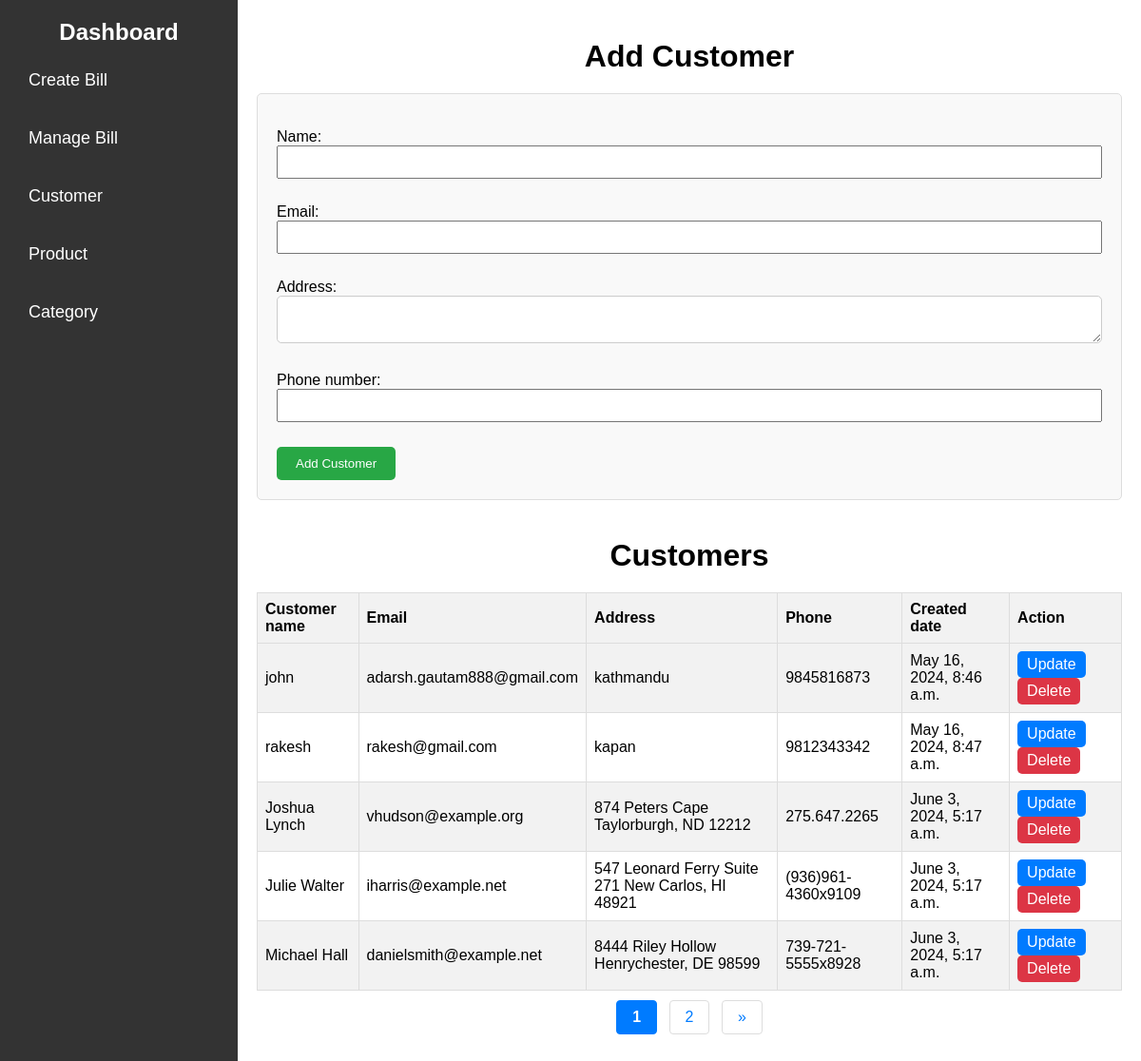
/create_bill/create_customer/, run on the app's committed database.
### invoice/models.py (models this page shows, shortened)
class Customer(models.Model):
    name = models.CharField(max_length=100)
    email = models.EmailField(unique=True)
    address = models.TextField()
    phone_number = models.CharField(max_length=20)
    created_at = models.DateTimeField(auto_now_add=True)

### invoice/views.py (the view)
# urls.py: path('create_bill/create_customer/', views.create_customer, name='create_customer'),
def create_customer(request):
    if request.method == 'POST':
        formc = CustomerForm(request.POST)
        if formc.is_valid():
            formc.save()
            return redirect('create_customer')
    else:
        formc = CustomerForm()
    customers = Customer.objects.all()
    page_obj = paginate_queryset(request,customers)
    return render(request, 'add_customer.html', {'formc': formc, 'page_obj': page_obj})

### invoice/forms.py
class CustomerForm(forms.ModelForm):
    class Meta:
        model = Customer
        fields = ['name', 'email', 'address', 'phone_number']

### invoice/page.py (called while the page is built)
def paginate_queryset(request, queryset, per_page=5):
    paginator = Paginator(queryset, per_page)
    page_number = request.GET.get('page')
    try:
        page_obj = paginator.get_page(page_number)
    except PageNotAnInteger:
        page_obj = paginator.page(1)
    except EmptyPage:
        page_obj = paginator.page(paginator.num_pages)
    return page_obj

### invoice/templates/add_customer.html (shortened to what this page needs)
{% extends 'home.html' %}
{% load static %}
{% block css %}
<link rel="stylesheet" href="{% static 'invoice/css/customer.css' %}">
{% endblock %}
{% block content %}
<h1>Add Customer</h1>
<form method="post" class="customer-form">
    {{ formc.as_p }}
    <button type="submit">Add Customer</button>
</form>
    <div class="customer"><h1>Customers</h1></div>
    <table class="table-css">
        <tr>
          <th>Customer name</th>
          <th>Email</th>
          <th>Address</th>
          <th>Phone</th>
          <th>Created date</th>
          <th>Action</th>
        </tr>
        {% for customer in page_obj.object_list %}
        <tr>
          <td>{{ customer.name }}</td>
          <td>{{ customer.email }}</td>
          <td>{{ customer.address }}</td>
          <td>{{ customer.phone_number }}</td>
          <td>{{ customer.created_at }}</td>
          <td>
            <div class="action-links">
                <a href="customer_update/{{ customer.id }}">Update</a>
                <a href="customer_delete/{{ customer.id }}" class="del">Delete</a>
            </div>
          </td>
        </tr>
        {% endfor %}
    </table>
    <center>
      <div class="pagination">
          {% for num in page_obj.paginator.page_range %}
              {% if page_obj.number == num %}
                  <strong class="pagination-current">{{ num }}</strong>
              {% elif num > page_obj.number|add:'-2' and num < page_obj.number|add:'2' %}
                  <a href="?page={{ num }}" class="pagination-link">{{ num }}</a>
              {% endif %}
          {% endfor %}
          {% if page_obj.has_next %}
              <a href="?page={{ page_obj.next_page_number }}" class="pagination-link">»</a>
          {% endif %}
      </div>
  </center>
{% endblock %}

### invoice/static/invoice/css/base.css (style rules this page uses)
body { margin: 0; padding: 0; font-family: Arial, sans-serif; }
h1 { text-align: center; }

### invoice/static/invoice/css/customer.css (style rules this page uses)
h1 { text-align: center; margin-bottom: 20px; }
.customer { margin-top: 40px; margin-bottom: 10px; text-align: center; }
table { width: 100%; border-collapse: collapse; }
th { background-color: #f2f2f2; border: 1px solid #ddd; padding: 8px; text-align: left; }
td { border: 1px solid #ddd; padding: 8px; }
tr:nth-child(even) { background-color: #f2f2f2; }
.action-links a { display: inline-block; margin-right: 5px; padding: 5px 10px; text-decoration: none; color: white; background-color: #007bff; border-radius: 5px; }
.action-links a.del { background-color: #dc3545; }
.customer-form { margin-top: 20px; max-width: 1000px; margin: 0 auto; padding: 20px; background-color: #f9f9f9; border: 1px solid #ddd; border-radius: 5px; }
.customer-form input[type="text"], .customer-form input[type="email"], .customer-form input[type="tel"] { width: 100%; padding: 8px; margin-bottom: 10px; box-sizing: border-box; }
.customer-form button[type="submit"] { background-color: #28a745; color: white; padding: 10px 20px; border: none; border-radius: 5px; cursor: pointer; }
.customer-form textarea[name="address"] { width: 100%; padding: 8px; margin-bottom: 10px; box-sizing: border-box; border: 1px solid #ccc; border-radius: 5px; font-size: 14px; height: 50px; }
.pagination { display: inline-block; padding: 10px 0; text-align: center; }
.pagination-link, .pagination-current { color: #007bff; display: inline-block; padding: 8px 16px; text-decoration: none; transition: background-color .3s; margin: 0 4px; border: 1px solid #ddd; border-radius: 4px; }
.pagination-current { background-color: #007bff; color: white; border: 1px solid #007bff; }
.table-css { width: auto; overflow-y: auto; }

### data on the page
Customer: name "john", email "adarsh.gautam888@gmail.com", address "kathmandu", phone_number "9845816873", created_at "May 16, 2024, 8:46 a.m."
Customer: name "rakesh", email "rakesh@gmail.com", address "kapan", phone_number "9812343342", created_at "May 16, 2024, 8:47 a.m."
Customer: name "Joshua Lynch", email "vhudson@example.org", address "874 Peters Cape Taylorburgh, ND 12212", phone_number "275.647.2265", created_at "June 3, 2024, 5:17 a.m."
Customer: name "Julie Walter", email "iharris@example.net", address "547 Leonard Ferry Suite 271 New Carlos, HI 48921", phone_number "(936)961-4360x9109", created_at "June 3, 2024, 5:17 a.m."
Customer: name "Michael Hall", email "danielsmith@example.net", address "8444 Riley Hollow Henrychester, DE 98599", phone_number "739-721-5555x8928", created_at "June 3, 2024, 5:17 a.m."

### other printed values
{{ num }} "1"
{{ num }} "2"
